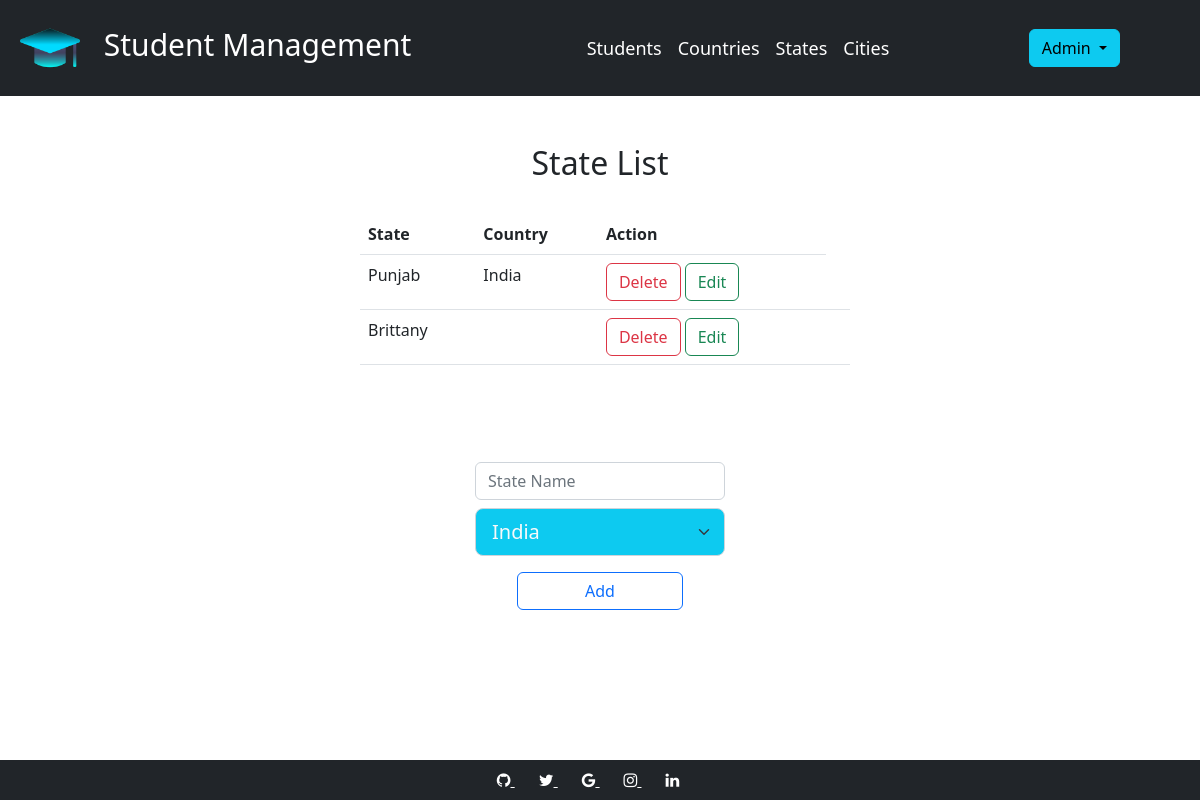
The app's page /all_states (signed in), older data.
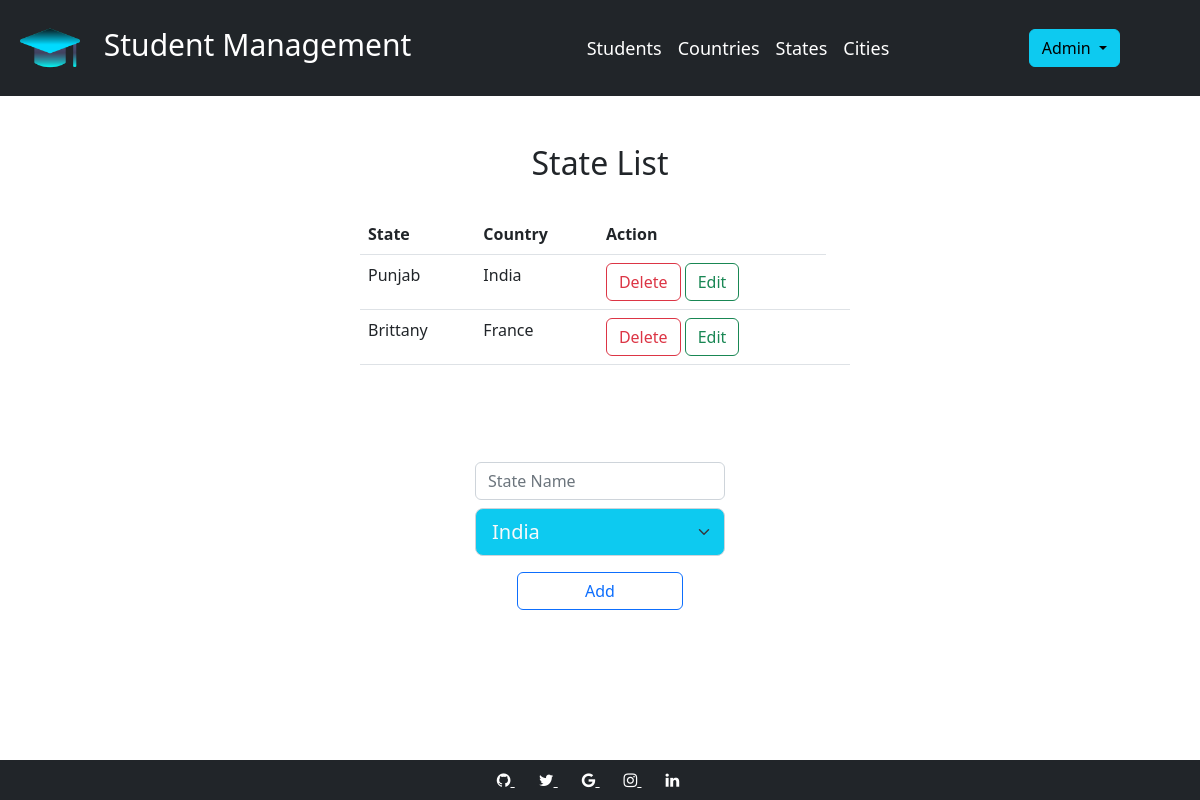
The same page, newer data.
### models.py (models this page shows, shortened)
class State(db.Model):
    __tablename__ = "state"
    id = db.Column(db.Integer, primary_key=True)
    name = db.Column(db.String(100))
    country_id = db.Column(db.Integer, db.ForeignKey('country.id'))
    country = db.relationship('Country')

class Country(db.Model):
    __tablename__ = "country"
    id = db.Column(db.Integer, primary_key=True)
    name = db.Column(db.String(100))

### app.py (the view)
@app.route('/all_states')
def all_states():
    if 'username' in session:
        form = Form()
        form.country.choices = [(country.id, country.name) for country in Country.query.all()]
        return render_template(templates.show_state_list, states=State.query.all(), form=form)
    return render_template(templates.login)

### forms.py
class Form(FlaskForm):
    country = SelectField('country', choices=[('', 'Select Country')], validators=[data_required()])
    state = SelectField('state', choices=[('', 'Select State')], validators=[data_required()])
    city = SelectField('city', choices=[('', 'Select City')], validators=[data_required()])
    standard = SelectField('standard', choices=[''], validators=[data_required()])
    section = SelectField('section', choices=[''], validators=[data_required()])

### templates/show_state_list.html (shortened to what this page needs)
{%extends "skel.html"%}
{%block content%}
<br>
<br>
<h2 style="text-align:center">State List</h2>
<br>
<div style="width:500px; margin:auto" class="d-grid gap-2 col-6 mx-auto">
    <div style="overflow-y:scroll; height:200px; margin-left:10px">
        <table class="table table-hover" id="tb">
            <thead>
            <tr>
                <th>State</th>
                <th>Country</th>
                <th>Action</th>
            </tr>
            </thead>
            <tbody>
            <tr>
                {% for state in states %}
                <td>{{state.name }}</td>
                <td>{{state.country.name}}</td>
                <td>
                    <button type="button" id="del" class="btn btn-outline-danger" onclick="del({{state.id}})"
                            data-toggle="modal" data-target=".bd-example-modal-sm">Delete
                    </button>
                    <button type="button" class="btn btn-outline-success"
                            onclick="location.href='{{url_for('update_state', state_id = state.id)}}'">Edit
                    </button>
                </td>
                <td>
                </td>
            </tr>
            {% endfor%}
            </tbody>
        </table>
    </div>
    <div class="d-grid gap-2 col-12 mx-auto" style="margin-top: 40px;">
        <div class="d-grid gap-2 col-6 mx-auto">
            <form action="{{url_for('add_state')}}" method="POST">
                <div class="d-grid gap-2 col-12 mx-auto">
                    <input type="text" class="form-control" placeholder="State Name" name="name" required>
                    {{form.country(class="form-select form-select-lg mb-3 bg-info text-light")}}
                </div>
                <div class="d-grid col-8 mx-auto" >
                    <button type="submit" class="btn btn-outline-primary">Add</button>
                </div>
            </form>
        </div>
    </div>
</div>
{%endblock%}

Row changes from the older to the newer data that the page shows:
changed State "Brittany": country.name (not shown) → "France"
